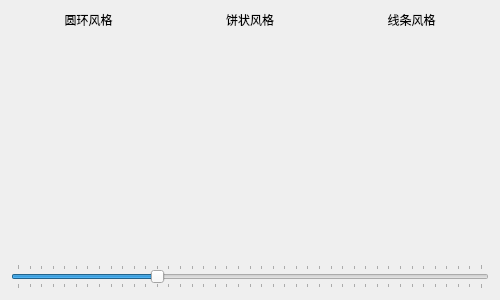
<?xml version="1.0" encoding="UTF-8"?>
<ui version="4.0">
 <class>frmProgressBarRound</class>
 <widget class="QWidget" name="frmProgressBarRound">
  <property name="geometry">
   <rect>
    <x>0</x>
    <y>0</y>
    <width>500</width>
    <height>300</height>
   </rect>
  </property>
  <property name="windowTitle">
   <string>widget</string>
  </property>
  <layout class="QGridLayout" name="gridLayout">
   <item row="0" column="0">
    <widget class="QLabel" name="label1">
     <property name="sizePolicy">
      <sizepolicy hsizetype="Preferred" vsizetype="Maximum">
       <horstretch>0</horstretch>
       <verstretch>0</verstretch>
      </sizepolicy>
     </property>
     <property name="text">
      <string>圆环风格</string>
     </property>
     <property name="alignment">
      <set>Qt::AlignCenter</set>
     </property>
    </widget>
   </item>
   <item row="0" column="1">
    <widget class="QLabel" name="label2">
     <property name="sizePolicy">
      <sizepolicy hsizetype="Preferred" vsizetype="Maximum">
       <horstretch>0</horstretch>
       <verstretch>0</verstretch>
      </sizepolicy>
     </property>
     <property name="text">
      <string>饼状风格</string>
     </property>
     <property name="alignment">
      <set>Qt::AlignCenter</set>
     </property>
    </widget>
   </item>
   <item row="0" column="2">
    <widget class="QLabel" name="label3">
     <property name="sizePolicy">
      <sizepolicy hsizetype="Preferred" vsizetype="Maximum">
       <horstretch>0</horstretch>
       <verstretch>0</verstretch>
      </sizepolicy>
     </property>
     <property name="text">
      <string>线条风格</string>
     </property>
     <property name="alignment">
      <set>Qt::AlignCenter</set>
     </property>
    </widget>
   </item>
   <item row="1" column="0">
    <widget class="ProgressBarRound" name="roundBar1" native="true"/>
   </item>
   <item row="1" column="1">
    <widget class="ProgressBarRound" name="roundBar2" native="true"/>
   </item>
   <item row="1" column="2">
    <widget class="ProgressBarRound" name="roundBar3" native="true"/>
   </item>
   <item row="2" column="0">
    <widget class="ProgressBarRound" name="roundBar4" native="true"/>
   </item>
   <item row="2" column="1">
    <widget class="ProgressBarRound" name="roundBar5" native="true"/>
   </item>
   <item row="2" column="2">
    <widget class="ProgressBarRound" name="roundBar6" native="true"/>
   </item>
   <item row="3" column="0" colspan="3">
    <widget class="QSlider" name="slider">
     <property name="sizePolicy">
      <sizepolicy hsizetype="Ignored" vsizetype="Fixed">
       <horstretch>0</horstretch>
       <verstretch>0</verstretch>
      </sizepolicy>
     </property>
     <property name="maximum">
      <number>1000</number>
     </property>
     <property name="value">
      <number>300</number>
     </property>
     <property name="orientation">
      <enum>Qt::Horizontal</enum>
     </property>
     <property name="tickPosition">
      <enum>QSlider::TicksBothSides</enum>
     </property>
     <property name="tickInterval">
      <number>25</number>
     </property>
    </widget>
   </item>
  </layout>
 </widget>
 <customwidgets>
  <customwidget>
   <class>ProgressBarRound</class>
   <extends>QWidget</extends>
   <header>progressbarround.h</header>
   <container>1</container>
  </customwidget>
 </customwidgets>
 <resources/>
 <connections/>
</ui>
